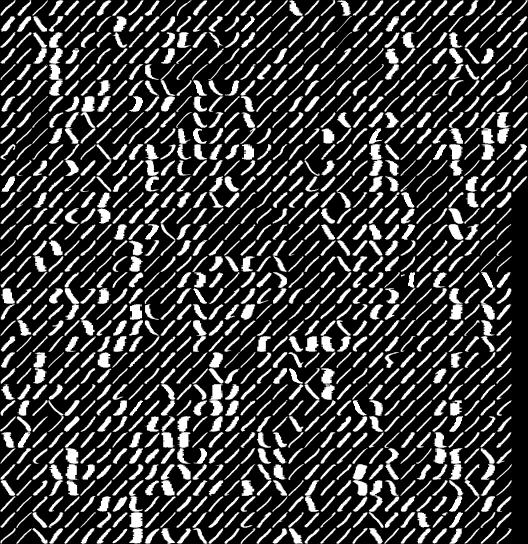
#> input picture HW0/Q2_Answers/Q2_images/usps_1.jpg, 528 x 544 px
$ jupyter execute Q2.ipynb
#> lines starting #> are read from the running program, lines starting #| are printed output that depends on the picture
# Q2

## Define functions

This code defines two functions, "resize" and "crop", for image processing.

The "resize" function takes an input image and a desired size and returns a resized image of the desired size. It uses the OpenCV library to perform the resizing operation.

The "crop" function takes an input image, the size of the original image, and the size of the desired cropped images. It calculates the number of crops that can be made in each dimension and iterates over all possible crops. For each crop, it calculates the crop boundaries, crops the image, and adds it to a list of non-empty crops. It then returns the list of non-empty cropped images.

[cell 1]
import cv2
import numpy as np

def resize(image, size):
  '''
    calculate the resized image
    input(s):
      image (ndarray): input image
      size (tuple): size of output image
    output(s):
      images (ndarray): the resized image
  '''

  resized_image = cv2.resize(image, size)
  return resized_image

def crop(image, MainSize, CropSize):
  '''
    calculate the cropped images
    input(s):
      image (ndarray): input image
      MainSize (tuple): size of input image
      CropSize (tuple): size of output image
    output(s):
      images (ndarray): the cropped images
  '''
  # note that your output should be 1100 number of images
  # so you should not save the images that all their pixels have a value of zero
  # hint : you can sum all the pixels for each cropped image with numpy

  images = []

  # calculate the number of crops in each dimension
  num_crops_x = MainSize[1] // CropSize[1]
  num_crops_y = MainSize[0] // CropSize[0]

  # iterate over all crops and append non-empty ones to images list
  for i in range(num_crops_y):
    for j in range(num_crops_x):
      # calculate the crop boundaries
      y_start = i * CropSize[0]
      y_end = (i + 1) * CropSize[0]
      x_start = j * CropSize[1]
      x_end = (j + 1) * CropSize[1]

      # crop the image
      crop_img = image[y_start:y_end, x_start:x_end]

      # add non-empty crops to images list
      if np.sum(crop_img) != 0:
        images.append(crop_img)

  return images

## Read the images

This code reads grayscale images from a directory named "Q2_images" and appends them to an array named "images". The path and filenames of the images are specified in the "images_path" list.

The code iterates over the "images_path" list, reads each image file using OpenCV, converts it to grayscale, and adds it to the "images" array.

The code then checks that the shape of each image is (544, 528) using an assertion statement. Finally, the code checks that the length of the "images" array is equal to 5 using another assertion statement.

[cell 2]
# read the images with opencv from Q2_images directory and add them to images array
images_path = ["usps_1.jpg", "usps_2.jpg", "usps_3.jpg", "usps_4.jpg", "usps_5.jpg"]
images = []

for i in images_path:
    image = cv2.imread(f"Q2_images/{i}", cv2.IMREAD_GRAYSCALE)
#> image is the input picture: shape (544, 528); min 0, max 255, mean 60.5
    images.append(image)

    assert image.shape == (544, 528)

assert len(images) == 5

## Crop the images

This code iterates over all images in the "images" array and for each image, it calls the "crop" function to crop it into smaller sub-images of size 16x16 pixels. The cropped images are added to the "All_cropped_images" list. Finally, it has some assert statements to verify that the number of cropped images per image and the size of the cropped images are correct. Specifically, it checks that there are 1100 cropped images per image, and that the size of the first cropped image of the first image in the list is 16x16 pixels.

[cell 3]
All_cropped_images = []
#> All_cropped_images = []
for img in images:
  MainSize = img.shape
  CropSize = (16,16)
  cropped_images = crop(img,MainSize,CropSize)
  All_cropped_images.append(cropped_images)

assert len(All_cropped_images) == 5
assert len(All_cropped_images[0]) == 1100
assert All_cropped_images[0][0].shape == (16,16)

## Resize and show images

in this section you should show 4 random images with size (50,50) for each number :
1.   select a random number with numpy library
2.   pick an image with that random number
3.   resize the image to (50,50) with resize function
4.   show the image with matplotlib library
5.   repeat the above steps 4 times for each number

**soultion:**

`num_images` sets the number of images to display per digit. `numbers_count` represents the total number of digits in the set of images. `main_size` is the size of each cropped image, and `size` is the size to which each cropped image is resized for display.

The code then iterates through each image in the set of images. For each image, it crops the image into smaller pieces using the crop function, and then selects a random set of `num_images` from those cropped images.

For each randomly selected cropped image, the code resizes the image to the specified size and adds it to a grid for display using the `matplotlib.pyplot` library. Finally, the code displays the grid of images using `plt.show()`.

[cell 4]
import random
import numpy as np
import matplotlib.pyplot as plt

# count of each number that should be shown
num_images = 4
# count of numbers
numbers_count = len(images)
main_size = (16,16)
size = (50, 50)

for num in range(numbers_count):
    image = images[num]
    croped_images = crop(image, image.shape, main_size)
    random_numbers = np.random.randint(len(croped_images), size=num_images)

    # Resize and show images
    for j in range(num_images):
        rnum = random_numbers[j]
        selected_image = croped_images[rnum]
        resized_image = resize(selected_image, size)

        index = num * num_images + j + 1
        plt.subplot(numbers_count, num_images, index)
        plt.imshow(resized_image, cmap='gray')
        plt.axis('off')
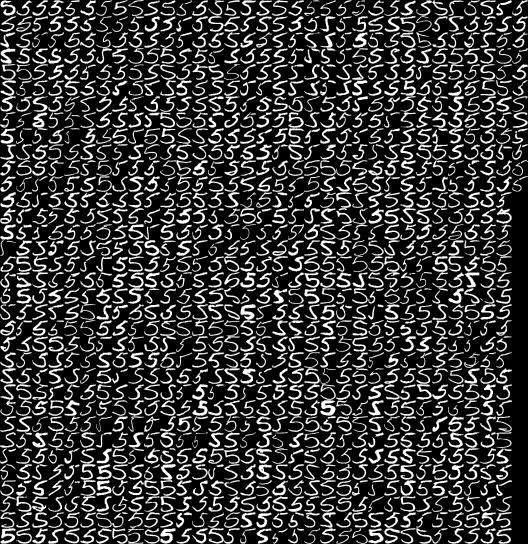
#> image: shape (544, 528); min 0, max 255, mean 59.2

plt.show()
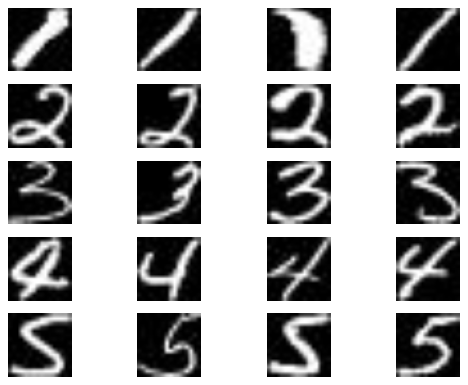
#> figure drawn by matplotlib, 20 panels
